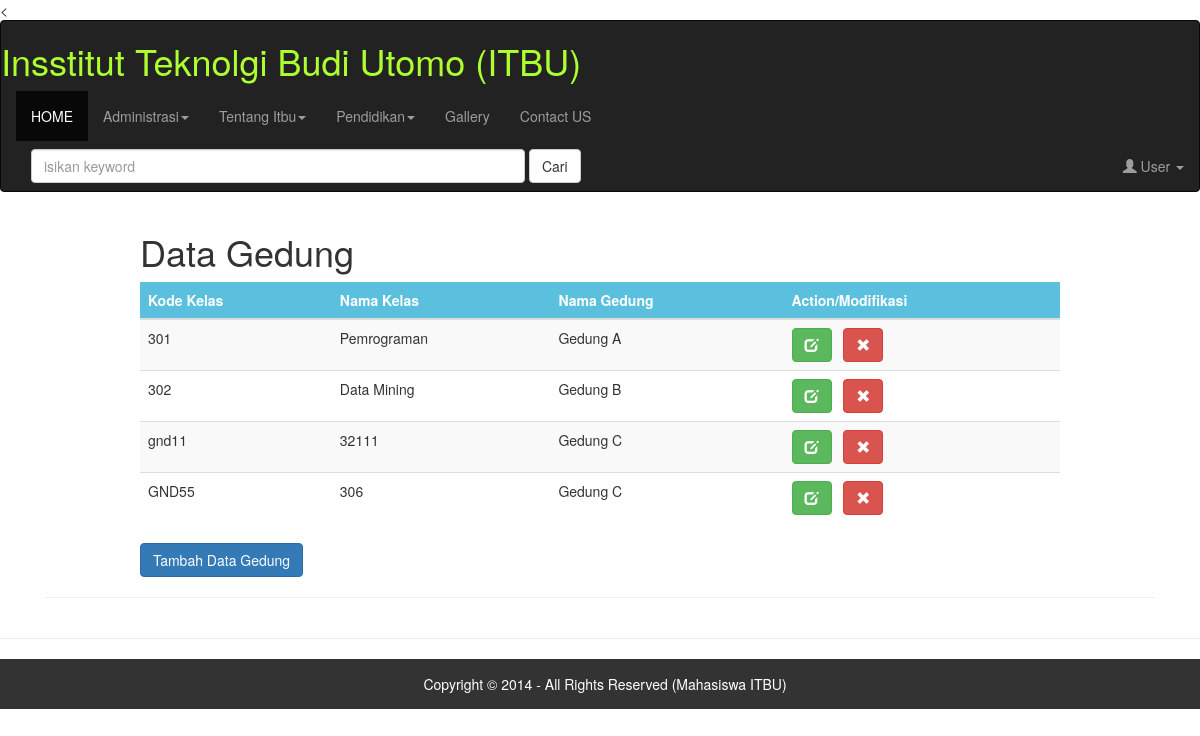
The page /gedung-display.php (signed in) on the database its author committed.
### tables this page shows
CREATE TABLE `kelas` (
  `id` int(11) NOT NULL,
  `kode_kelas` char(5) NOT NULL,
  `nama_kelas` varchar(20) NOT NULL,
  `nama_gedung` varchar(20) NOT NULL
);

### includes/myClass.php (called while the page is built, shortened)
<?php
class Database {
	private $dbHost="localhost";
	private $dbUser="root";
	private $dbPass="";
	private $dbName="itbu2024";
	function connectMySQL() {
		$conn = new mysqli($this->dbHost, $this->dbUser, $this->dbPass,$this->dbName);
		return $conn;
	}
}
Class Gedung{
	function tampilGedung()
	{
		try {
			  $db=new Database;
			  $mysqli = $db->connectMySQL();
			  $query = "SELECT * FROM kelas ORDER BY kode_kelas";
			  $result = $mysqli->query($query);
				   while ($row = $result->fetch_array(MYSQLI_BOTH))
					$data[]=$row;
					return $data;
				}
					catch (Exception $e) {
					  echo "Query bermasalah: ".$e->getMessage(). " (".$e->getCode().")";
				}
			finally {
				  if (isset($mysqli)) {
				$mysqli->close();
			  }
		}
	}
}

### gedung-display.php (the view, shortened to what this page needs)
<!DOCTYPE html>
<html>
<head>
	<link rel="stylesheet" type="text/css" href="css/css/bootstrap.min.css">
    <?php
        include "includes/myclass.php";
        $gnd = new Gedung();
    ?>
</head>
<body>
	<
    <?php
    include("includes/header.php") ;
    ?>
    <div class="container">
         <div class="container-fluid">
            <div class="row">
            <div class="col-md-1"></div>
            <div class="col-md-10">
                <div class="card">
                    <div class="card-header">
                       <h1>Data Gedung</h1>
                    </div>
                    <div class="card-body">
                    <table class="table table-hover table-striped">
                        <thead>
                            <tr class="btn-info">
                                <th>Kode Kelas</th>
                                <th>Nama Kelas</th>
                                <th>Nama Gedung</th>
                                <th>Action/Modifikasi</th>
                            </tr>
                        </thead>
                        <tbody>
                          <?php
                            $arraymhs=$gnd->tampilGedung();
                            foreach($arraymhs as $row) {
                           ?>
                                <tr>
                                    <td><?php echo $row['kode_kelas']; ?></td>
                                    <td><?php echo $row['nama_kelas']; ?> </td>
                                    <td><?php echo $row['nama_gedung']; ?> </td>
                                    <td>
                                        <a href="gedung-edit.php?Kode=<?php echo $row['kode_kelas'];?>" class ="btn btn-success">
                                        <span class="glyphicon glyphicon-edit"></span>
                                        </a>
                                        <a href="gedung-del.php?Kode=<?php echo $row['kode_kelas'];?>" class ="btn btn-danger">
                                        <span class="glyphicon glyphicon-remove" onClick="return confirm('Apakah Anda Yakin?');"></span>                   </a>
                                    </td>
                            <?php
                            } ;
                            ?>
                        </tbody>
                    </table>
                    <a href="gedung-add.php" class="btn btn-primary">Tambah Data Gedung</a>
                    </div>
                    </div>
            </div>
            <div class="col-md-1"></div>
        </div>
        <hr>
    </div>
</div>
 <?php
    include("includes/footer.php") ;
    ?>
</body>
</html>

### includes/header.php (shortened to what this page needs)
<nav class="navbar navbar-inverse">
     <h1 style="color:greenyellow; height: 40px;">   Insstitut Teknolgi Budi Utomo (ITBU)</h1>
    <div class="collapse navbar-collapse" id="bs-example-navbar-collapse-1">
      <ul class="nav navbar-nav">
        <li class="active"><a href="index.php">HOME <span class="sr-only">(current)</span></a></li>
        <li class="dropdown">
          <a href="#" class="dropdown-toggle" data-toggle="dropdown" role="button" aria-haspopup="true" aria-expanded="false">Administrasi<span class="caret"></span></a>
        </li>
        <li class="dropdown">
          <a href="#" class="dropdown-toggle" data-toggle="dropdown" role="button" aria-haspopup="true" aria-expanded="false">Tentang Itbu<span class="caret"></span></a>
        </li>
        <li class="dropdown">
          <a href="#" class="dropdown-toggle" data-toggle="dropdown" role="button" aria-haspopup="true" aria-expanded="false">Pendidikan<span class="caret"></span></a>
        </li>
         <li><a href="#">Gallery</a></li>
        <li><a href="#">Contact US</a></li>
      </ul>
      <form class="navbar-form navbar-left">
       <div class="form-group">
           <input type="text" size="60" class="form-control" placeholder="isikan keyword">
       </div>
       <button type="submit" class="btn btn-default">Cari</button>
      </form>
      <ul class="nav navbar-nav navbar-right">
        <li class="dropdown">
          <a href="#" class="dropdown-toggle" data-toggle="dropdown" role="button" aria-haspopup="true" aria-expanded="false">
          <span class="glyphicon glyphicon-user" aria-hidden="true"></span> User <span class="caret"></span></a>
        </li>
      </ul>
    </div>
</nav>

### includes/footer.php (shortened to what this page needs)
<hr>
  <div class="footer">
  <p>Copyright &copy; 2014 - All Rights Reserved (Mahasiswa ITBU)</p>
  </div>

### includes/footer.php (style rules this page uses)
.footer { width: 100%; height: 50px; padding-left: 10px; line-height: 50px; background: #333; color: #fff; position: relative ; bottom: 0px; text-align: center ; }

### rows shown on the page
kelas: kode_kelas "301", nama_kelas "Pemrograman", nama_gedung "Gedung A"
kelas: kode_kelas "302", nama_kelas "Data Mining", nama_gedung "Gedung B"
kelas: kode_kelas "gnd11", nama_kelas "32111", nama_gedung "Gedung C"
kelas: kode_kelas "GND55", nama_kelas "306", nama_gedung "Gedung C"
